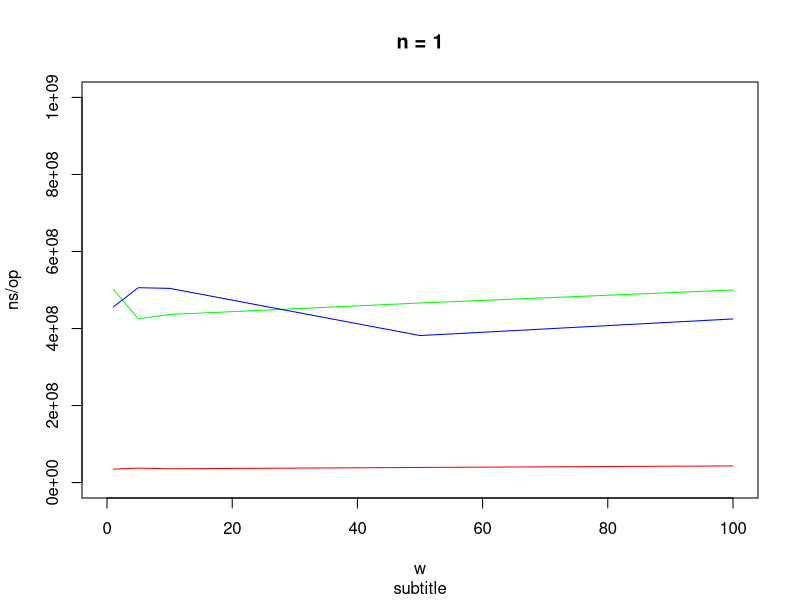
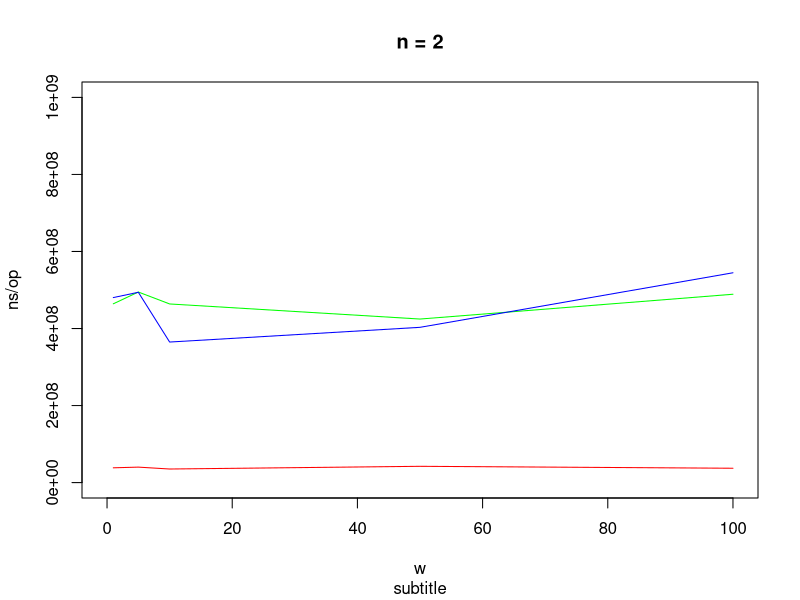
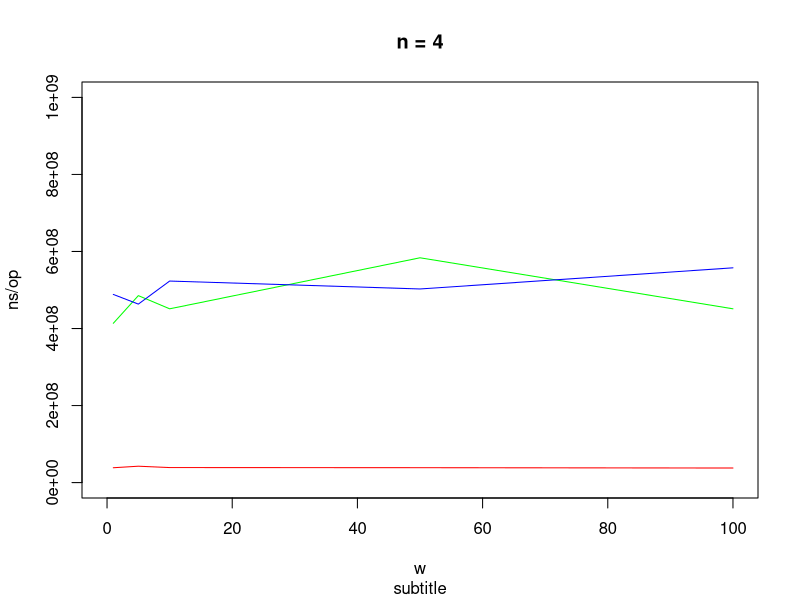
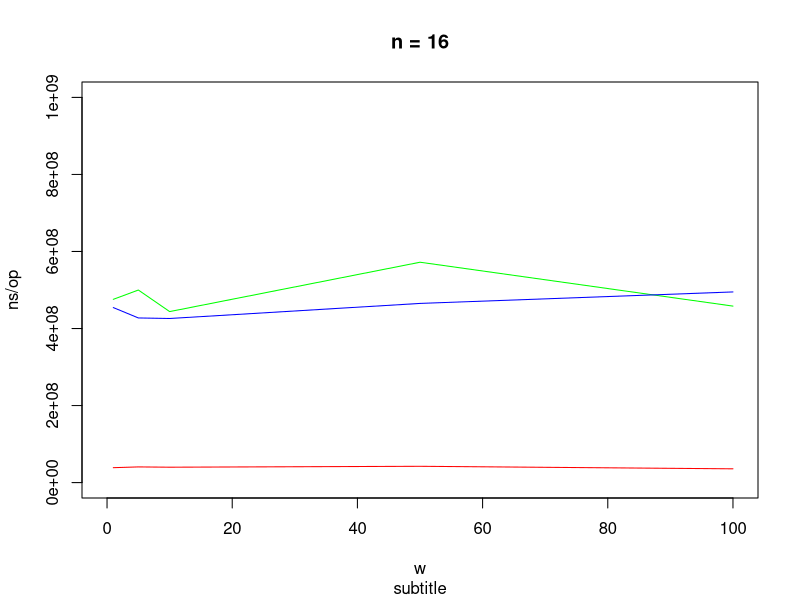
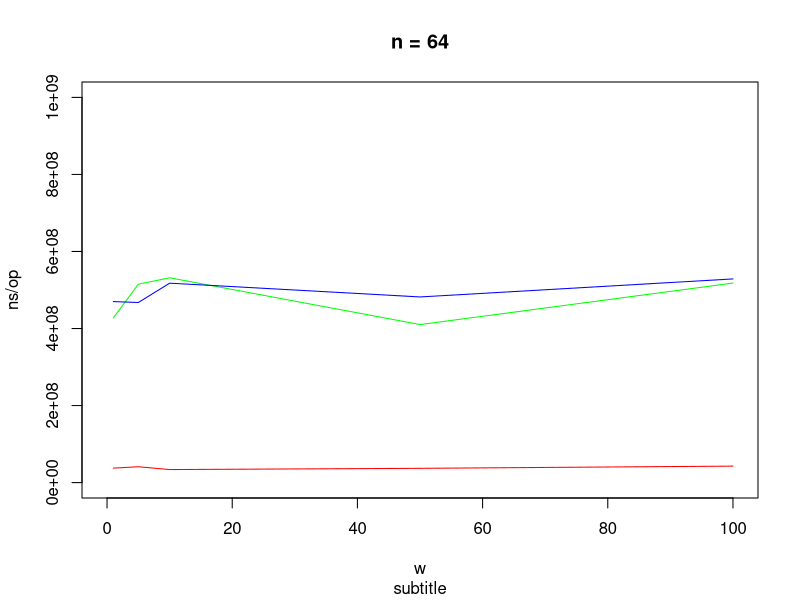
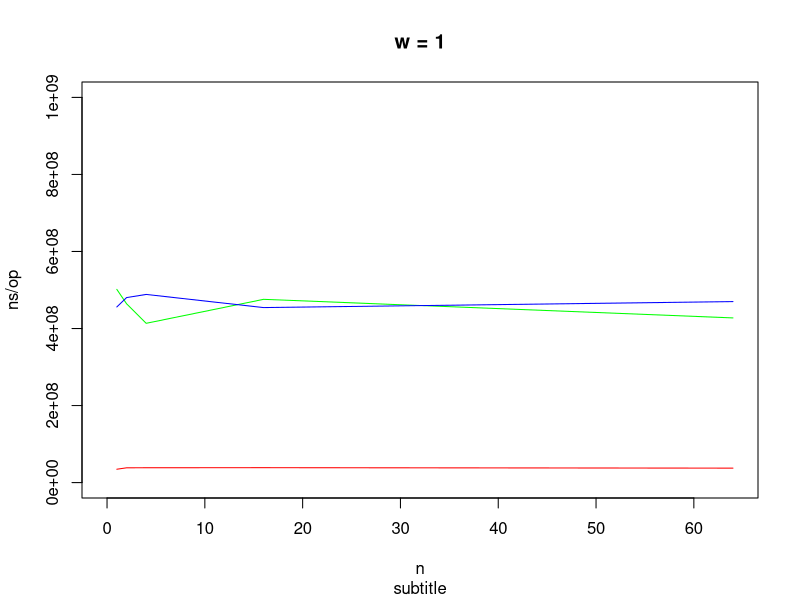
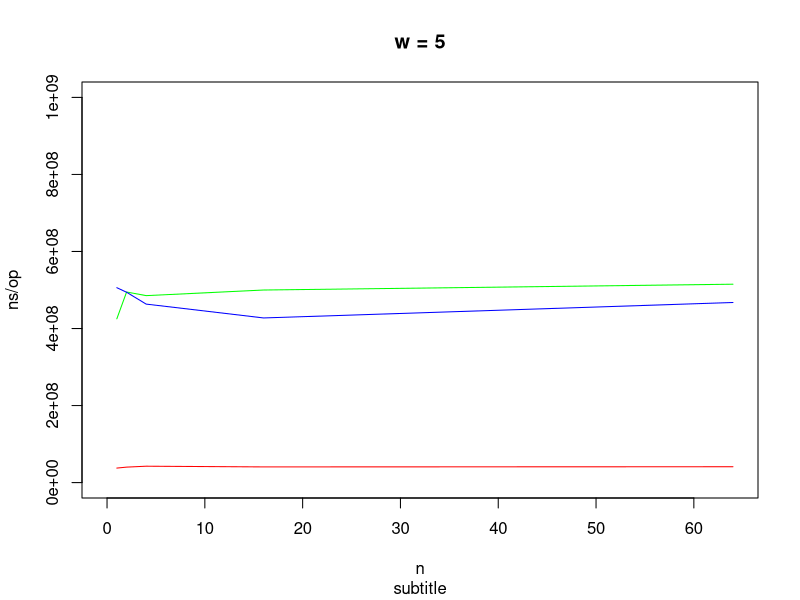
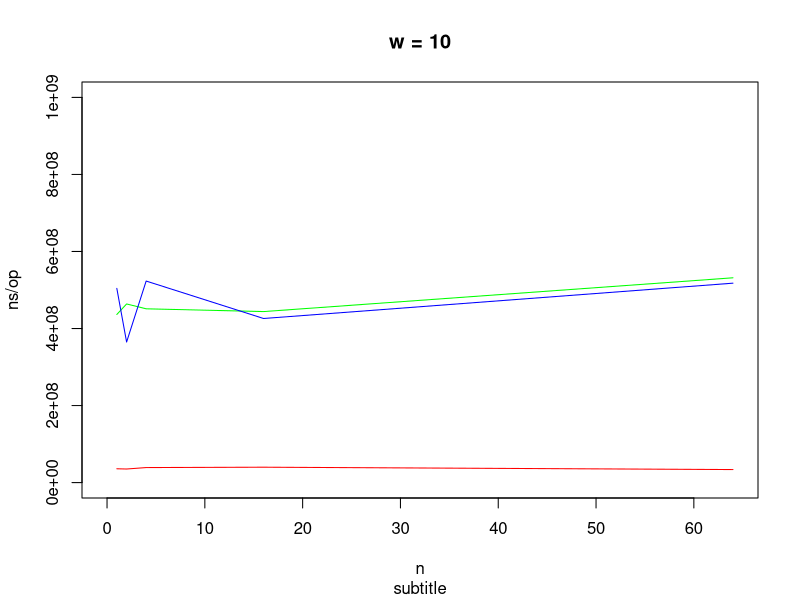

Reproduce these figures in R, in order.
d <- read.csv(file="./delayed.csv", head=TRUE, sep=",")
# summary(d)
names(d)

for (my_n in unique(d[,2], incomparables = FALSE)) {
  
  with_n <- subset(d, n == my_n, 
                    select=c(mode, n, w, t_per_op))
  #qprint(with_n)
  xs <- unique(with_n[,3], incomparables = FALSE) 
  mode0 <- subset(with_n, mode == 0, select=c(t_per_op))
  mode1 <- subset(with_n, mode == 1, select=c(t_per_op))
  mode2 <- subset(with_n, mode == 2, select=c(t_per_op))
  title <- paste(c("n =", my_n), collapse = " ")
  
  plot(xs, mode0[,1], col='green', type='l', xlim=c(0.0, max(xs)), ylim=c(0.0, 1000000000), xlab='w', ylab='ns/op', sub='subtitle', main=title)
  par(new=T)
  plot(xs, mode1[,1], col='blue', type='l', xlim=c(0.0, max(xs)), ylim=c(0.0, 1000000000), xlab='', ylab='', axes=F)
  par(new=T)
  plot(xs, mode2[,1], col='red', type='l', xlim=c(0.0, max(xs)), ylim=c(0.0, 1000000000), xlab='', ylab='', axes=F)
}

for (my_w in unique(d[,3], incomparables = FALSE)) {
  
  with_w <- subset(d, w == my_w, 
                   select=c(mode, n, w, t_per_op))
  print(with_w)
  xs <- unique(with_w[,2], incomparables = FALSE) 
  mode0 <- subset(with_w, mode == 0, select=c(t_per_op))
  mode1 <- subset(with_w, mode == 1, select=c(t_per_op))
  mode2 <- subset(with_w, mode == 2, select=c(t_per_op))
  title <- paste(c("w =", my_w), collapse = " ")
  
  plot(xs, mode0[,1], col='green', type='l', xlim=c(0.0, max(xs)), ylim=c(0.0, 1000000000), xlab='n', ylab='ns/op', sub='subtitle', main=title)
  par(new=T)
  plot(xs, mode1[,1], col='blue', type='l', xlim=c(0.0, max(xs)), ylim=c(0.0, 1000000000), xlab='', ylab='', axes=F)
  par(new=T)
  plot(xs, mode2[,1], col='red', type='l', xlim=c(0.0, max(xs)), ylim=c(0.0, 1000000000), xlab='', ylab='', axes=F)
}